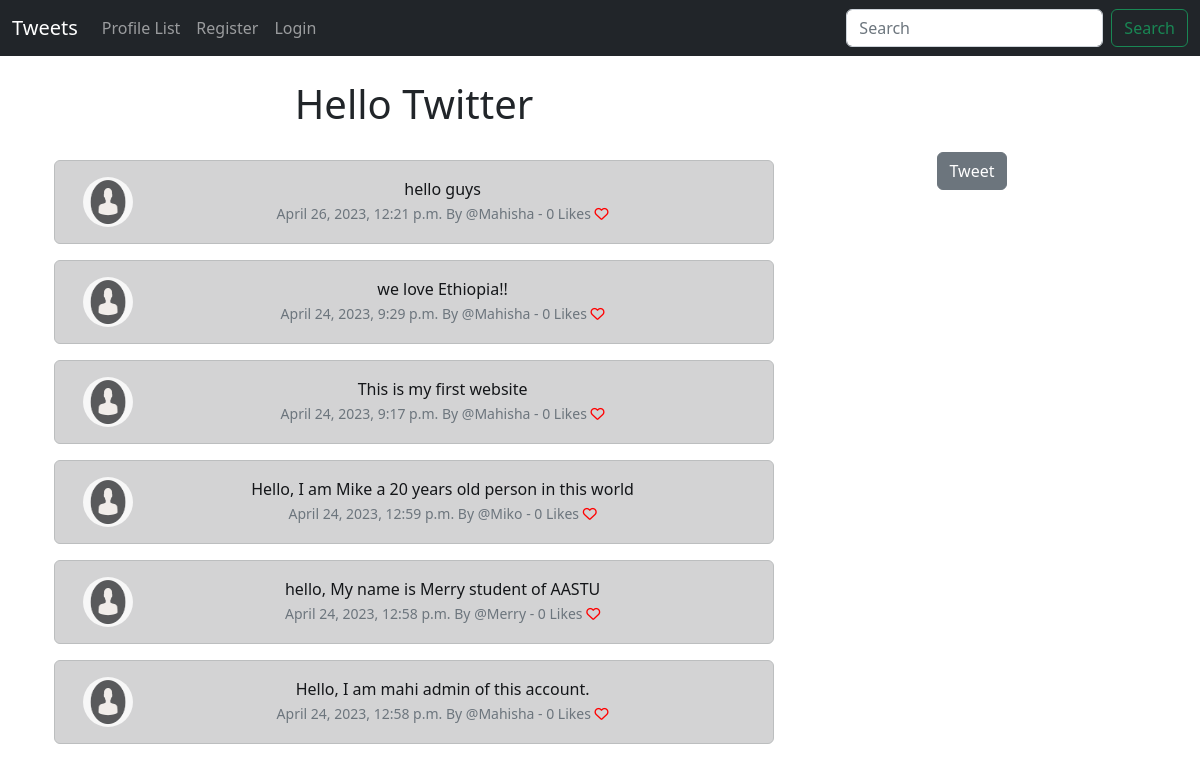
Before: / with the older database file.
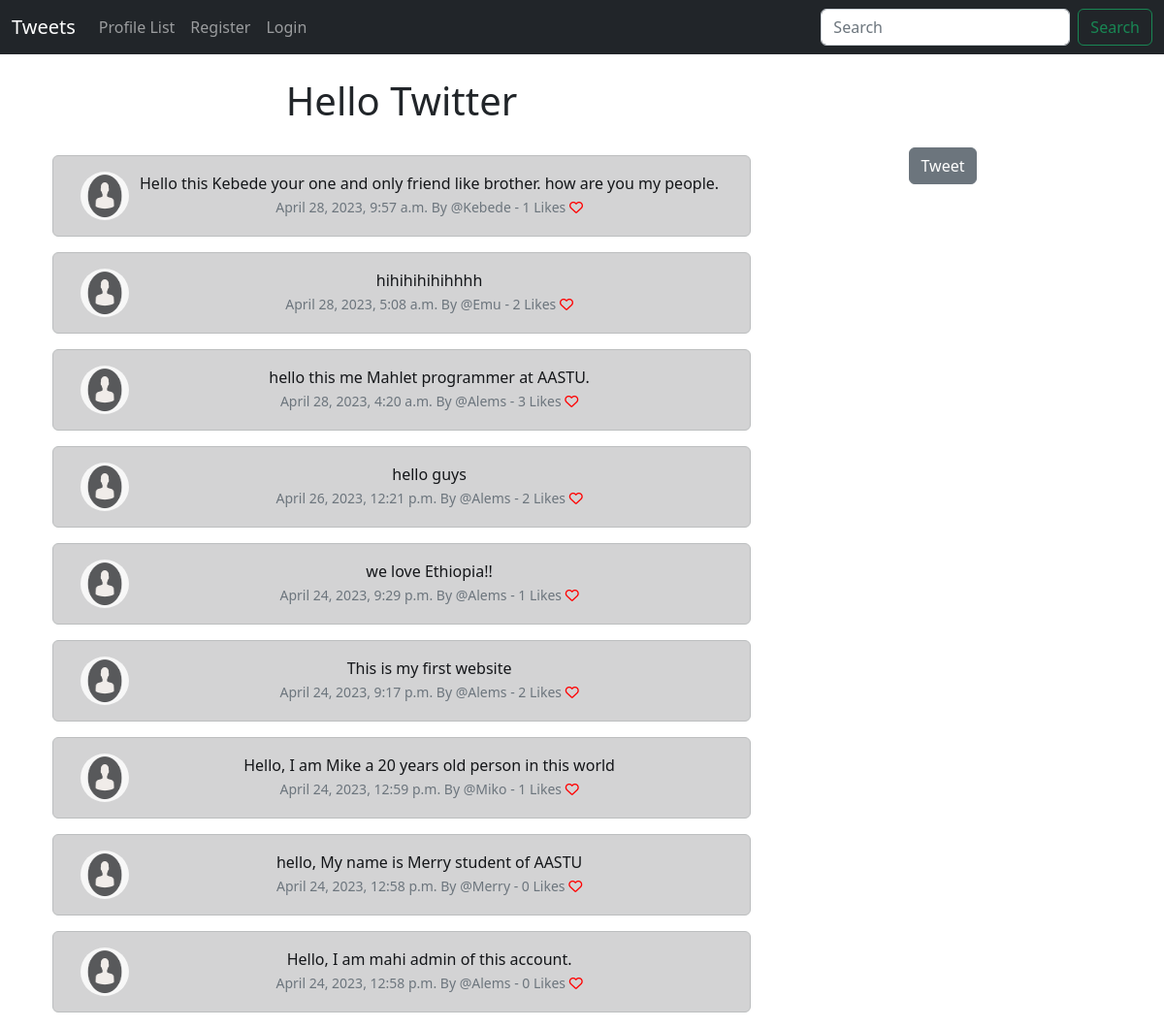
After: the same page with the newer database file.
### Tweet/models.py (models this page shows, shortened)
class Tweet(models.Model):
    user = models.ForeignKey(
        User, related_name="tweets",
        on_delete=models.DO_NOTHING
    )
    body = models.CharField(max_length=200)
    created_at = models.DateTimeField(auto_now_add=True)
    likes = models.ManyToManyField(User, related_name="tweet_like", blank=True)
    def number_of_likes(self):
        return self.likes.count()

### Tweet/views.py (the view)
# urls.py: path('', views.home, name="home"),
def home(request):
    if request.user.is_authenticated:
        form = TweetForm(request.POST or None)
        if request.method == "POST":
             if form.is_valid():
                tweet = form.save(commit=False)
                tweet.user = request.user
                tweet.save()
                messages.success(request, ("You Tweet has been posted!"))
                return redirect('home')
        tweets = Tweet.objects.all().order_by("-created_at")
        return render(request, 'home.html', {"tweets": tweets, "form":form})
    else:
         tweets = Tweet.objects.all().order_by("-created_at")
         return render(request, 'home.html', {"tweets": tweets})

### Tweet/templates/home.html (shortened to what this page needs)
{% extends 'base.html' %}
{% load static %}
{%block content %}
    <div class="container text-center">
        <div class="row">
        <div class="col-8">
    <h1>Hello Twitter </h1>
<br/>
   {% for tweet in tweets%}
            <div class="alert alert-dark" role="alert">
<div class="container">
    <div class="row">
        <div class="col-1">
            {% if tweet.user.profile.profile_image %}
               <img src="{{ tweet.user.profile.profile_image.url }}" width=50 height=50 class="rounded-circle "
                alt="{{ profile.user.username}}">
                {% else %}
                <img src="{% static 'images/profile.png' %}" width=50 height=50 class="rounded-circle "
                alt="{{ profile.user.username}}">
                {% endif %}
        </div>
          <div class="col-11">
            {{tweet.body }}<br/>
            <small class= "text-muted">
                {{ tweet.created_at}} By @{{ tweet.user.username}}
                - {{ tweet.number_of_likes }} Likes
                {% if user in tweet.likes.all %}
                 <a href="{% url 'tweet_like' tweet.id %}">
                    <i class="fa-solid fa-heart" style="color:red"></i>
                </a>
                {%else%}
                 <a href="{% url 'tweet_like' tweet.id %}">
                    <i class="fa fa-heart-o" style="color:red"></i>
                </a>
                {% endif %}
            </small>
            </div><br/><br/>
        </div>
    </div>
</div>
    {% endfor %}
        </div>
            <div class="col-4">
                <br/><br/></br>
                <form method= POST>
                    <button type="submit" class="btn btn-secondary">Tweet</button>
                  </form>
            </div >
{% endblock %}

### Tweet/templates/base.html (shortened to what this page needs)
<!doctype html>
<html lang="en">
  <head>
    <link href="https://cdn.jsdelivr.net/npm/bootstrap@5.2.3/dist/css/bootstrap.min.css" rel="stylesheet">
  </head>
  <body>
    {% include 'navbar.html'%}
    <div class="container">
      <br/>
       {%block content %}
       {% endblock %}
    </div>
  </body>
</html>

### Tweet/templates/navbar.html (shortened to what this page needs)
<nav class="navbar navbar-expand-lg navbar-dark bg-dark">
    <div class="container-fluid">
      <a class="navbar-brand" href="{% url 'home' %}">Tweets</a>
      <div class="collapse navbar-collapse" id="navbarSupportedContent">
        <ul class="navbar-nav me-auto mb-2 mb-lg-0">
          <li class="nav-item">
            <a class="nav-link" href="{% url 'profile_list' %}">Profile List</a>
          </li>
          {% if user.is_authenticated %}
          <li class="nav-item">
            <a class="nav-link" href="{% url 'profile' request.user.id %}">My Profile</a>
          </li>
          <li class="nav-item">
            <a class="nav-link" href="{% url 'logout' %}">Logout</a>
          </li>
          {% else %}
          <li class="nav-item">
            <a class="nav-link" href="{% url 'register' %}">Register</a>
          </li>
          <li class="nav-item">
            <a class="nav-link" href="{% url 'login' %}">Login</a>
          </li>
          {% endif %}
        </ul>
        <form class="d-flex" role="search">
          <input class="form-control me-2" type="search" placeholder="Search" aria-label="Search">
          <button class="btn btn-outline-success" type="submit">Search</button>
        </form>
      </div>
    </div>
  </nav>

Changed rows visible on the page:
added Tweet: body "Hello this Kebede your one and only friend like brother. how are you my people.", created_at "April 28, 2023, 9:57 a.m.", user.username "Kebede", number_of_likes "1"
added Tweet: body "hihihihihihhhh", created_at "April 28, 2023, 5:08 a.m.", user.username "Emu", number_of_likes "2"
added Tweet: body "hello this me Mahlet programmer at AASTU.", created_at "April 28, 2023, 4:20 a.m.", user.username "Alems", number_of_likes "3"
changed through a linked row, Tweet "hello guys": user.username "Mahisha" → "Alems"; number_of_likes "0" → "2"
changed through a linked row, Tweet "we love Ethiopia!!": user.username "Mahisha" → "Alems"; number_of_likes "0" → "1"
changed through a linked row, Tweet "This is my first website": user.username "Mahisha" → "Alems"; number_of_likes "0" → "2"
computed for Tweet "Hello, I am Mike a 20 years old person in this world": number_of_likes "0" → "1"
changed through a linked row, Tweet "Hello, I am mahi admin of this account.": user.username "Mahisha" → "Alems"
